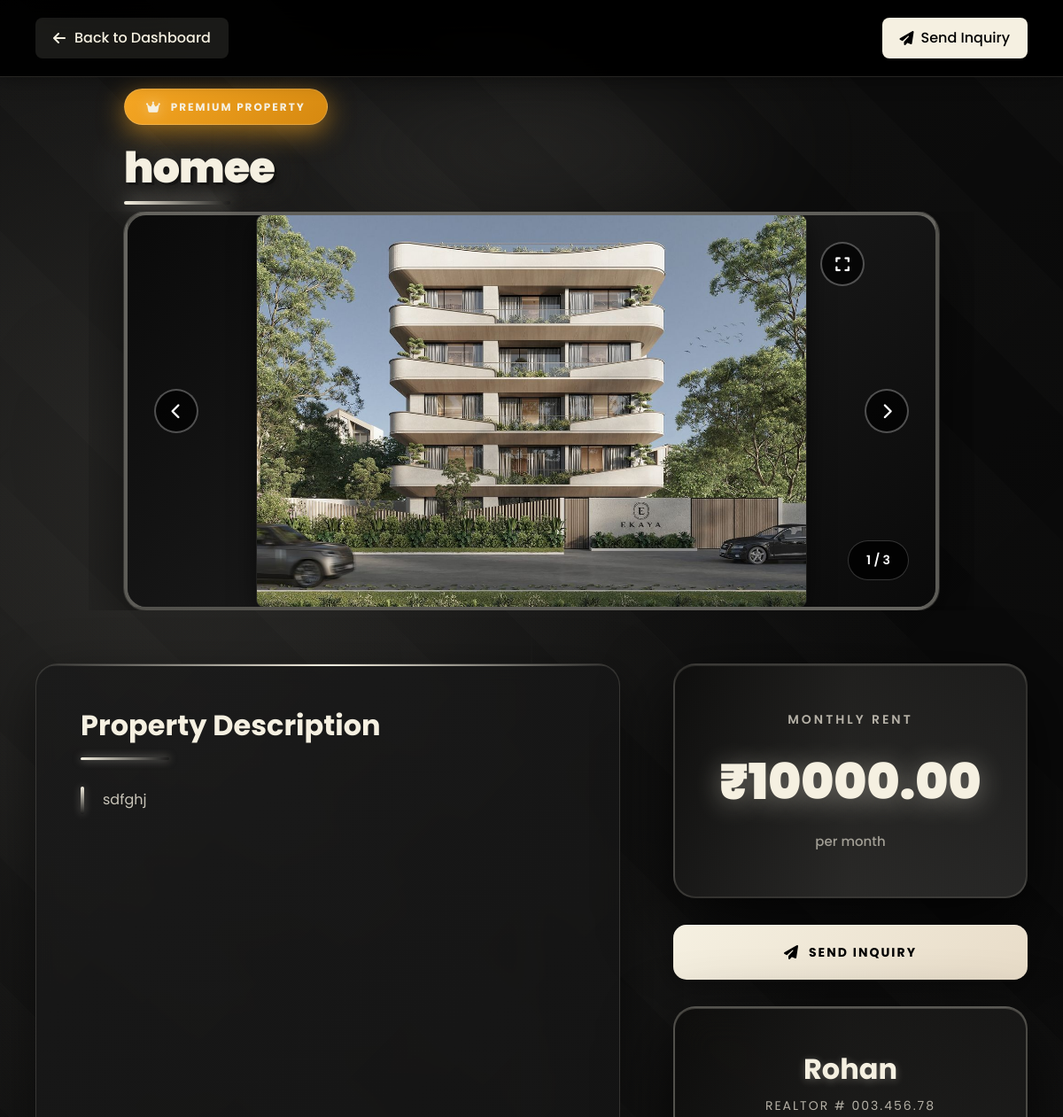
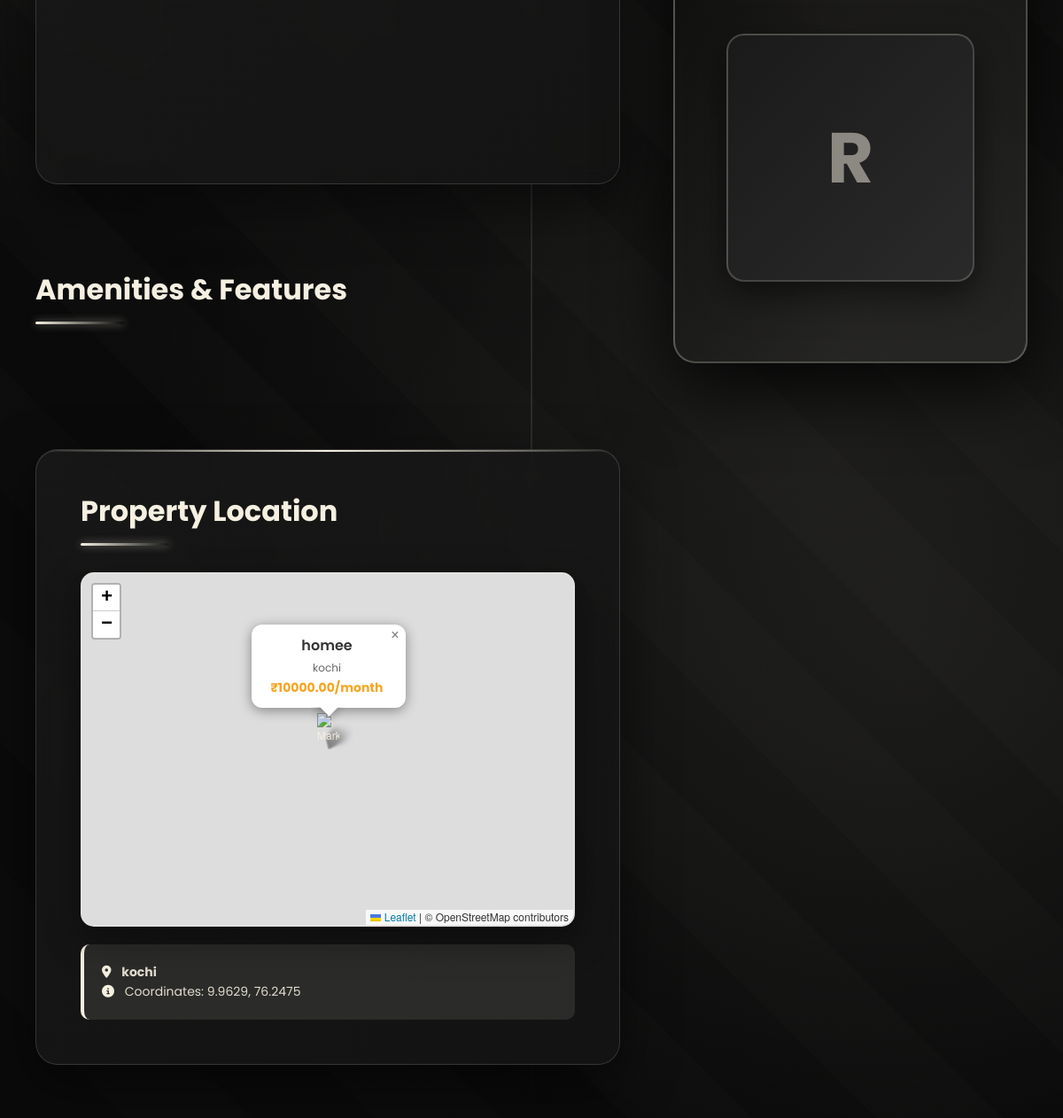
Page /property-details/9/ (signed in) on the committed database (2 pictures, top to bottom).
### core/models.py (models this page shows, shortened)
class Property(models.Model):
    class Status(models.TextChoices):
        PENDING_APPROVAL = "PENDING", "Pending Approval"
        AVAILABLE = "AVAILABLE", "Available"
        RENTED = "RENTED", "Rented"
        MAINTENANCE = "MAINTENANCE", "Maintenance"
        REJECTED = "REJECTED", "Rejected"
    class PropertyType(models.TextChoices):
        APARTMENT = "Apartment", "Apartment"
        VILLA = "Villa", "Villa"
        INDEPENDENT_HOUSE = "Independent House", "Independent House"
        FLAT = "Flat", "Flat"
        DUPLEX = "Duplex", "Duplex"
        PENTHOUSE = "Penthouse", "Penthouse"
        STUDIO = "Studio", "Studio"
        OTHER = "Other", "Other"
    class Furnishing(models.TextChoices):
        UNFURNISHED = "UNFURNISHED", "Unfurnished"
        SEMI_FURNISHED = "SEMI_FURNISHED", "Semi-Furnished"
        FULLY_FURNISHED = "FULLY_FURNISHED", "Fully Furnished"
    class Facing(models.TextChoices):
        NORTH = "NORTH", "North"
        SOUTH = "SOUTH", "South"
        EAST = "EAST", "East"
        WEST = "WEST", "West"
        NORTHEAST = "NORTHEAST", "North-East"
        NORTHWEST = "NORTHWEST", "North-West"
        SOUTHEAST = "SOUTHEAST", "South-East"
        SOUTHWEST = "SOUTHWEST", "South-West"
    owner = models.ForeignKey(User, on_delete=models.CASCADE, related_name='properties')
    title = models.CharField(max_length=255)
    ad_title = models.CharField(max_length=255, blank=True, null=True, help_text="Short ad title")
    description = models.TextField()
    price = models.DecimalField(max_digits=10, decimal_places=2)
    location = models.CharField(max_length=255)
    latitude = models.DecimalField(max_digits=9, decimal_places=6, blank=True, null=True, help_text="Latitude coordinate (optional)")
    longitude = models.DecimalField(max_digits=9, decimal_places=6, blank=True, null=True, help_text="Longitude coordinate (optional)")
    property_type = models.CharField(max_length=100, choices=PropertyType.choices, default=PropertyType.APARTMENT)
    bhk = models.IntegerField(default=1, help_text="Number of BHKs (Bedrooms)")
    bathrooms = models.IntegerField(default=1, help_text="Number of bathrooms")
    furnishing = models.CharField(max_length=50, choices=Furnishing.choices, default=Furnishing.SEMI_FURNISHED)
    super_built_area = models.DecimalField(max_digits=10, decimal_places=2, default=0, help_text="Super built area in sqft")
    bachelors_allowed = models.BooleanField(default=True, help_text="Are bachelors allowed?")
    total_floors = models.IntegerField(default=1, help_text="Total floors in the building")
    facing = models.CharField(max_length=50, choices=Facing.choices, default=Facing.NORTH)
    built_year = models.IntegerField(blank=True, null=True, help_text="Year the property was built")
    amenities = models.TextField(help_text="Comma-separated list of amenities", blank=True)
    status = models.CharField(max_length=50, choices=Status.choices, default=Status.PENDING_APPROVAL)
    rejection_reason = models.TextField(blank=True, null=True, help_text="Reason for rejection by admin")
    is_paid = models.BooleanField(default=False)
    plan_type = models.CharField(max_length=20, choices=[
        ('basic', 'Basic Plan'),
        ('standard', 'Standard Plan'),
        ('premium', 'Premium Plan')
    ], default='basic', help_text="Selected plan type")
    plan_expiry_date = models.DateTimeField(blank=True, null=True, help_text="Date when the plan expires")
    views_count = models.IntegerField(default=0, help_text="Number of times this property has been viewed")
    created_at = models.DateTimeField(auto_now_add=True)
    updated_at = models.DateTimeField(auto_now=True)
    class Meta:
        verbose_name_plural = "Properties"

class PropertyImage(models.Model):
    property = models.ForeignKey(Property, on_delete=models.CASCADE, related_name='images')
    image = models.ImageField(upload_to='property_images/')

class User(AbstractUser):
    class Role(models.TextChoices):
        ADMIN = "ADMIN", "Admin"
        OWNER = "OWNER", "Owner"
        TENANT = "TENANT", "Tenant"
    email = models.EmailField(unique=True, null=False, blank=False)
    role = models.CharField(max_length=50, choices=Role.choices, default=Role.TENANT)
    profile_image = models.ImageField(upload_to='profiles/', blank=True, null=True)
    phone_number = models.CharField(max_length=15, blank=True, null=True)
    groups = models.ManyToManyField(
        'auth.Group',
        related_name='custom_user_set',
        blank=True,
        help_text='The groups this user belongs to.',
        verbose_name='groups',
    )
    user_permissions = models.ManyToManyField(
        'auth.Permission',
        related_name='custom_user_set',
        blank=True,
        help_text='Specific permissions for this user.',
        verbose_name='user permissions',
    )

### core/views.py (the view)
# urls.py: path('property-details/<int:id>/', views.property_details_view, name='property_details'),
@login_required
def property_details_view(request, id):
    from django.http import HttpResponse
    property_obj = get_object_or_404(Property, id=id)
    if request.user.is_superuser or request.user.role == 'ADMIN':
        pass
    elif request.user.role == 'OWNER' and property_obj.owner == request.user:
        pass
    elif request.user.role == 'TENANT' and property_obj.status == 'AVAILABLE':
        pass
    else:
        messages.error(request, "You don't have permission to view this property.")
        return redirect('dashboard')
    if request.user.role == 'TENANT' or (request.user.role == 'OWNER' and property_obj.owner != request.user):
        property_obj.views_count += 1
        property_obj.save(update_fields=['views_count'])
    amenities_list = []
    if property_obj.amenities:
        amenities_list = [amenity.strip() for amenity in property_obj.amenities.split(',') if amenity.strip()]
    context = {
        'property': property_obj,
        'images': property_obj.images.all().order_by('id'),  # Ensure consistent ordering and fresh data
        'amenities_list': amenities_list
    }
    response = render(request, 'core/property_details.html', context)
    response['Cache-Control'] = 'no-cache, no-store, must-revalidate'
    response['Pragma'] = 'no-cache'
    response['Expires'] = '0'
    return response

### core/templates/core/property_details.html (shortened to what this page needs)
{% load static %}
<!DOCTYPE html>
<html lang="en">
<head>
    <link href="https://cdn.jsdelivr.net/npm/bootstrap@5.3.0/dist/css/bootstrap.min.css" rel="stylesheet">
    <link href="https://cdnjs.cloudflare.com/ajax/libs/font-awesome/6.4.0/css/all.min.css" rel="stylesheet">
    <link rel="stylesheet" href="https://unpkg.com/leaflet@1.9.4/dist/leaflet.css" />
</head>
<body>
    <nav class="top-nav">
        <div class="nav-container">
            <a href="{% url 'dashboard' %}" class="back-btn">
                <i class="fas fa-arrow-left"></i>
                <span>Back to Dashboard</span>
            </a>
            <div class="nav-actions">
                {% if user.role == 'TENANT' and not user.is_superuser %}
                <a href="{% url 'start_conversation' property.id %}" class="nav-btn nav-btn-primary">
                    <i class="fas fa-paper-plane"></i>
                    Send Inquiry
                </a>
                {% endif %}
            </div>
        </div>
    </nav>
    <section class="property-title-section">
        <div class="title-container">
            {% if property.plan_type == 'premium' %}
            <div class="property-badge" style="background: linear-gradient(135deg, #f5a623 0%, #d68910 100%); box-shadow: 0 8px 30px rgba(245, 166, 35, 0.6);">
                <i class="fas fa-crown"></i>
                <span>Premium Property</span>
            </div>
            {% elif property.plan_type == 'standard' %}
            <div class="property-badge" style="background: linear-gradient(135deg, #4a90e2 0%, #357abd 100%); box-shadow: 0 8px 30px rgba(74, 144, 226, 0.6);">
                <i class="fas fa-star"></i>
                <span>Standard Property</span>
            </div>
            {% else %}
            <div class="property-badge">
                <i class="fas fa-home"></i>
                <span>Featured Property</span>
            </div>
            {% endif %}
            <h1 class="property-main-title">{{ property.title }}</h1>
        </div>
    </section>
    <section class="hero-image-viewer">
        <div class="image-viewer-container">
            {% if property.images.all %}
                {% for image in property.images.all %}
                <div class="viewer-slide {% if forloop.first %}active{% endif %}">
                    <img src="{{ image.image.url }}?v={{ image.id }}" alt="{{ property.title }}">
                </div>
                {% endfor %}
            {% else %}
                <div class="viewer-slide active">
                    <img src="https://images.unsplash.com/photo-1600596542815-2788866dd523?ixlib=rb-4.0.3&auto=format&fit=crop&w=1920&q=80" alt="Property">
                </div>
            {% endif %}
            <button class="viewer-nav viewer-prev" onclick="changeSlide(-1)">
                <i class="fas fa-chevron-left"></i>
            </button>
            <button class="viewer-nav viewer-next" onclick="changeSlide(1)">
                <i class="fas fa-chevron-right"></i>
            </button>
            <button class="viewer-nav" style="top: 30px; right: 80px; left: auto; transform: none;" onclick="openFullscreen(currentSlideIndex)">
                <i class="fas fa-expand"></i>
            </button>
            <div class="image-counter">
                <span id="currentSlide">1</span> / <span id="totalSlides">{{ property.images.all|length|default:"1" }}</span>
            </div>
        </div>
    </section>
    <div class="content-wrapper">
        <div class="main-content">
            <div class="property-description-section">
                <h1 class="section-heading">Property Description</h1>
                <p class="description-text">{{ property.description }}</p>
                <div class="property-details-grid">
                </div>
            </div>
            {% if amenities_list %}
            <div class="features-section">
                <h2 class="section-heading">Amenities & Features</h2>
                <div class="features-grid">
                </div>
            </div>
            {% endif %}
            {% if property.latitude and property.longitude %}
            <div class="location-map-section">
                <h2 class="section-heading">Property Location</h2>
                <div id="property-location-map"></div>
                <div class="map-info">
                    <i class="fas fa-map-marker-alt"></i>
                    <strong>{{ property.location }}</strong>
                    <br>
                    <i class="fas fa-info-circle"></i>
                    Coordinates: {{ property.latitude|floatformat:4 }}, {{ property.longitude|floatformat:4 }}
                </div>
            </div>
            {% endif %}
        </div>
        <div class="sidebar">
            <div class="price-section">
                <div class="price-label">Monthly Rent</div>
                <div class="price-value">₹{{ property.price }}</div>
                <div class="price-period">per month</div>
            </div>
            <div class="cta-buttons">
                {% if user.role == 'TENANT' and not user.is_superuser %}
                <button class="cta-button" onclick="window.location.href='{% url 'start_conversation' property.id %}'">
                    <i class="fas fa-paper-plane"></i>
                    <span>Send Inquiry</span>
                </button>
                {% endif %}
            </div>
            <div class="owner-card">
                <h2 class="owner-name">{{ property.owner.username }}</h2>
                <p class="owner-title">Realtor # {{ property.owner.id|stringformat:"03d" }}.456.78</p>
                <div class="owner-avatar">
                    {% if property.owner.profile_image %}
                        <img src="{{ property.owner.profile_image.url }}" alt="{{ property.owner.username }}" style="width: 100%; height: 100%; object-fit: cover;">
                    {% else %}
                        <div class="owner-avatar-placeholder">
                            {{ property.owner.username|first|upper }}
                        </div>
                    {% endif %}
                </div>
            </div>
        </div>
    </div>
</body>
</html>

### rows in the picture
Property: title "homee", images.all|length "3", description "sdfghj", location "kochi", latitude "9.9629", longitude "76.2475", price "10000.00", owner.username "Rohan", owner.id "003", owner.username|first "R"
PropertyImage: image (picture)
